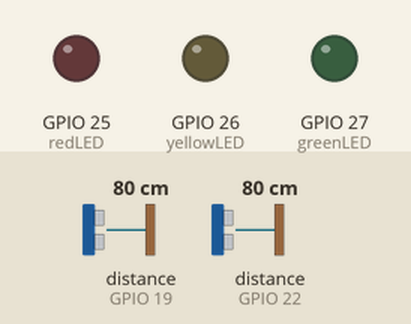
Recording of a sketch running on a simulated ESP32. Parts: output pins drawn as LEDs (lit = HIGH). Wiring (inferred from the names in the program): 2 × ultrasonic range finder: trigger GPIO 21, echo GPIO 19 / trigger GPIO 23, echo GPIO 22. Inputs (shaded band) come from the test bench; at power-on: distance to the obstacle (sensors on GPIO 19, GPIO 22) 80 cm. The echo pulse lasts 58.3 µs per cm; nothing arrives over Bluetooth unless stated; pins used as bus, display or sensor lines are not drawn; what the sketch prints to the serial monitor is not drawn.

Above: at 0.0 s.
At 2.2 s:
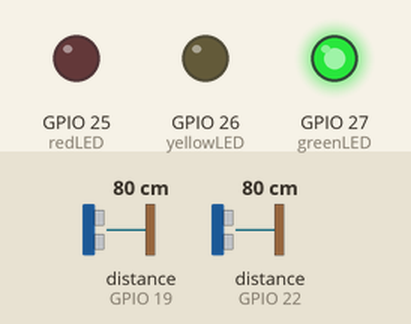
2.3 s: distance to the obstacle (sensor on GPIO 19) set to 22 cm
3.8 s: distance to the obstacle (sensor on GPIO 19) set to 18 cm
At 4.3 s:
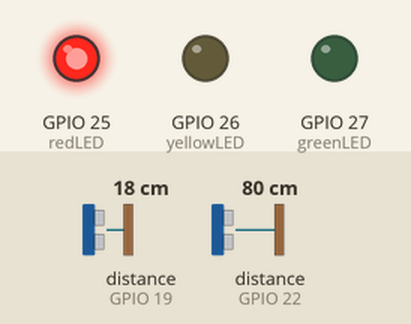
Timing chart, 0 to 6.8 s (numbered marks = the images above; inputs shaded):
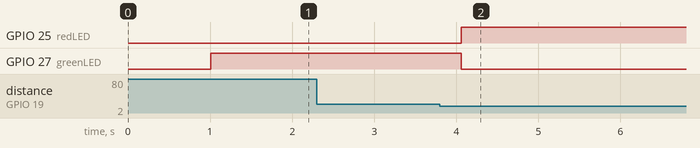

The sketch:

Code_for_ESP32__WROOM32_.ino
```cpp
// ===== ESP32 Code (for ESP32-WROOM-32) =====
#include "BluetoothSerial.h"
BluetoothSerial SerialBT;

// Ultrasonic sensors
int trigPin1 = 23, echoPin1 = 22;
int trigPin2 = 21, echoPin2 = 19;
int redLED = 25, yellowLED = 26, greenLED = 27;
const int dangerDistance = 20;

// Communication timeout
const int ACK_TIMEOUT = 400;

void setup() {
  pinMode(trigPin1, OUTPUT); pinMode(echoPin1, INPUT);
  pinMode(trigPin2, OUTPUT); pinMode(echoPin2, INPUT);
  pinMode(redLED, OUTPUT); pinMode(yellowLED, OUTPUT); pinMode(greenLED, OUTPUT);

  Serial.begin(115200);                                // Debug to PC
  Serial2.begin(115200, SERIAL_8N1, 16, 17);           // RX2=16, TX2=17
  SerialBT.begin("Theo_Robot");                        // Bluetooth name
  delay(1000);

  Serial.println(" ESP32-WROOM-32 ready. Waiting for Nano...");
  SerialBT.println(" ESP32-WROOM-32 ready. Waiting for Nano...");
}

// Distance function
long readUltrasonic(int trig, int echo) {
  digitalWrite(trig, LOW); delayMicroseconds(2);
  digitalWrite(trig, HIGH); delayMicroseconds(10);
  digitalWrite(trig, LOW);
  long duration = pulseIn(echo, HIGH, 30000);
  if (duration == 0) return -1;
  return duration * 0.034 / 2;
}

// Send command to Nano and wait for ACK
void sendToNano(char cmd) {
  Serial.print(" Sending to Nano: ");
  Serial.println(cmd);

  Serial2.write(cmd);
  Serial2.println();     // Ensure newline terminator
  Serial2.flush();

  unsigned long start = millis();
  bool ackReceived = false;

  while (millis() - start < ACK_TIMEOUT) {
    if (Serial2.available()) {
      String reply = Serial2.readStringUntil('\n');
      reply.trim();
      if (reply.indexOf("ACK") >= 0) {
        ackReceived = true;
        Serial.println(" ACK received.");
        break;
      } else {
        Serial.print(" Unexpected reply: ");
        Serial.println(reply);
      }
    }
  }

  if (!ackReceived) {
    Serial.println(" No ACK — retrying...");
    Serial2.write(cmd);
    Serial2.println();
    Serial2.flush();
  }
}

void loop() {
  // ---- Manual override via Bluetooth ----
  if (SerialBT.available()) {
    char manualCmd = SerialBT.read();
    sendToNano(manualCmd);
    return;
  }

  // ---- Autonomous mode ----
  long distL = readUltrasonic(trigPin1, echoPin1);
  long distR = readUltrasonic(trigPin2, echoPin2);

  if (distL < 0 || distR < 0) {
    digitalWrite(redLED, LOW);
    digitalWrite(greenLED, LOW);
    digitalWrite(yellowLED, HIGH);
    sendToNano('S');
    delay(200);
    return;
  }

  if (distL < dangerDistance || distR < dangerDistance) {
    digitalWrite(redLED, HIGH);
    digitalWrite(greenLED, LOW);
    digitalWrite(yellowLED, LOW);
  } else {
    digitalWrite(redLED, LOW);
    digitalWrite(greenLED, HIGH);
    digitalWrite(yellowLED, LOW);
  }

  if (distL < dangerDistance && distR < dangerDistance) {
    sendToNano('S'); delay(100);
    sendToNano('B'); delay(400);
    sendToNano('R'); delay(400);
    sendToNano('S');
  }
  else if (distL < dangerDistance) {
    sendToNano('S'); delay(100);
    sendToNano('R'); delay(400);
    sendToNano('S');
  }
  else if (distR < dangerDistance) {
    sendToNano('S'); delay(100);
    sendToNano('L'); delay(400);
    sendToNano('S');
  }
  else {
    sendToNano('F');
  }

  delay(100);
}
```

Measured:
- the behaviour switches between 21 and 20 cm on distance to the obstacle (sensor on GPIO 19) (found by bisection; images 1 and 2)
- after the input at 2.3 s, every drawn part: stays the same
- after the input at 3.8 s, GPIO 25 (redLED): LOW → HIGH after 0.26 s; GPIO 27 (greenLED): HIGH → LOW after 0.26 s
